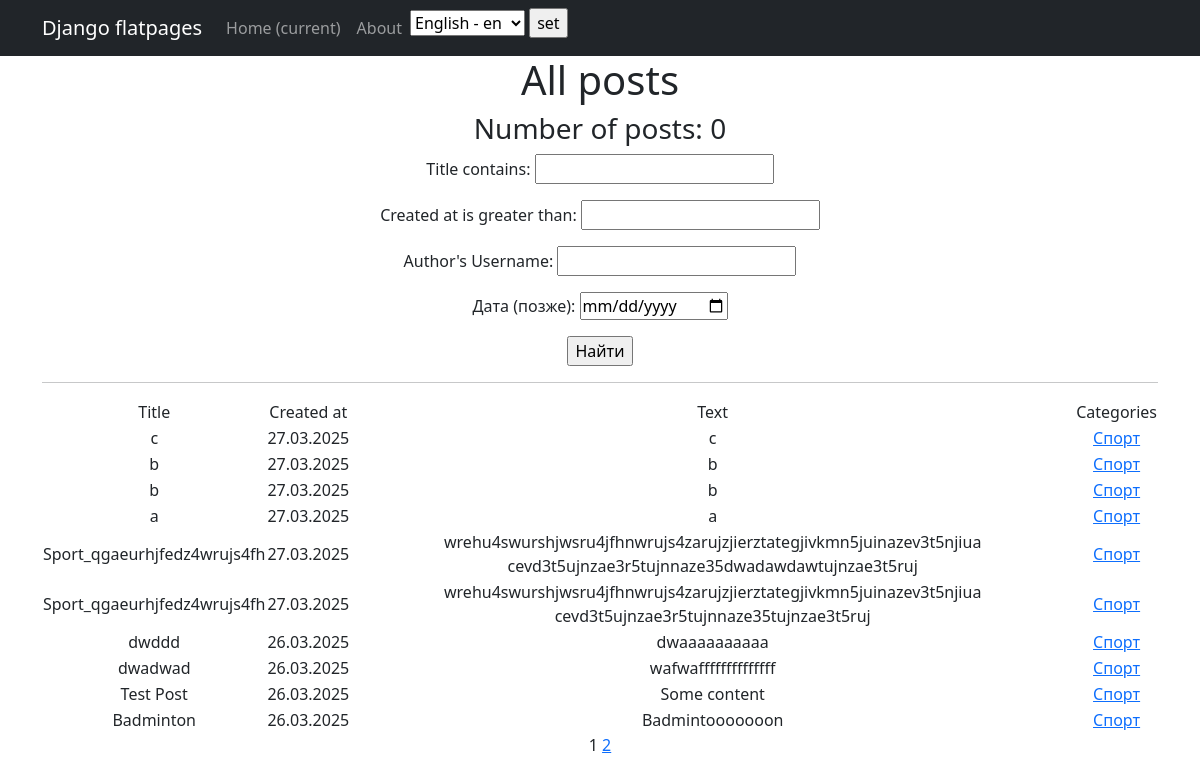
The page /news/categories/1/ (signed in) on the database as committed earlier.
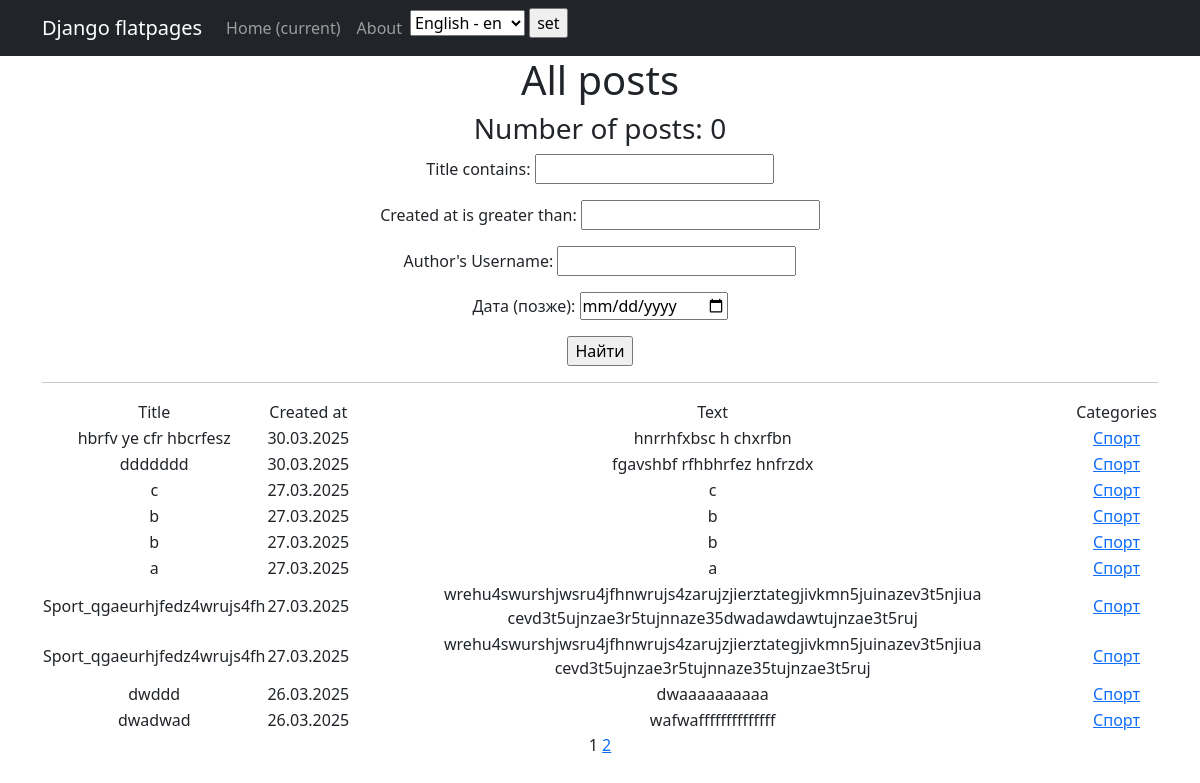
The same page on the database as committed later.
### news/models.py (models this page shows, shortened)
class Post(models.Model):
    ARTICLE = 'AR'
    NEWS = 'NW'
    POST_TYPES = [
        (ARTICLE, 'статья'),
        (NEWS, 'новость'),
    ]
    post_type = models.CharField(max_length=2, choices=POST_TYPES, default=ARTICLE)
    created_at = models.DateTimeField(auto_now_add=True)
    title = models.CharField(max_length=255)
    text = models.TextField()
    rating = models.IntegerField(default=0)
    author = models.ForeignKey(Author, on_delete=models.CASCADE, related_name="posts")
    categories = models.ManyToManyField(Category, through='PostCategory')

class Category(models.Model):
    name = models.CharField(max_length=255, unique=True)
    subscribers = models.ManyToManyField(User, related_name="categories", blank=True, null=True)
    def __str__(self):
        return self.name  # .title()

### news/views.py (the view)
# urls.py: path('categories/<int:pk>/', CategoryListView.as_view(), name='category_list'),
class CategoryListView(PostsList):
    model = Post
    template_name = 'news/category_list.html'
    context_object_name = 'category_news_list'
    def get_queryset(self):
        self.category = get_object_or_404(Category, id=self.kwargs['pk'])
        queryset = Post.objects.filter(categories=self.category).order_by('-created_at')
        return queryset
    def get_context_data(self, **kwargs):
        context = super().get_context_data(**kwargs)
        context['is_not_subscriber'] = self.request.user not in self.category.subscribers.all()
        context['category'] = self.category
        return context

### news/templatetags/custom_filters.py (called while the page is built)
@register.filter()
def censor(text):
    if not isinstance(text, str):
        return text
    def replace(match):
        word = match.group(0)
        return word[0] + '*' * (len(word) - 1)
    pattern = r'\b(' + '|'.join(re.escape(word) for word in PROFANITY) + r')\b'
    return re.sub(pattern, replace, text, flags=re.IGNORECASE)

### news/views.py (called while the page is built)
    def get_context_data(self, **kwargs):
        context = super().get_context_data(**kwargs)
        context['filterset'] = PostFilter(self.request.GET, queryset=self.get_queryset())
        context['is_not_author'] = not self.request.user.groups.filter(name='authors').exists()
        return context

### templates/news/category_list.html (shortened to what this page needs)
{% extends 'flatpages/default.html' %}
{% load custom_filters %}
{% load custom_tags %}
{% load i18n %}
{% block content %}
    <h1>{% trans 'Все новости' %}</h1>
    <h3>{% trans 'Кол-во новостей:' %}  {{ posts|length }}</h3>
    <form action="" method="get">
       {{ filterset.form.as_p }}
       <input type="submit" value="Найти" />
   </form>
    <hr>
    {% if category_news_list %}
        <table>
        <tr>
            <td>{% trans 'Заголовок' %}</td>
            <td>{% trans 'Дата создания' %}</td>
            <td>{% trans 'Текст' %}</td>
            <td>{% trans 'Категории' %}</td>
        </tr>
        {% for post in category_news_list %}
        <tr>
            <td>{{ post.title|censor }}</td>
            <td>{{ post.created_at|date:'d.m.Y' }}</td>
            <td>{{ post.text|truncatewords:20|censor }}</td>
            <td>
                {% for category in post.categories.all %}
                    <a href="{% url 'category_list' category.id %}">{{ category }}</a>
                {% endfor %}
            </td>
        </tr>
        {% endfor %}
        </table>
    {% else %}
        <h2>{% trans 'Новостей нет!' %}</h2>
    {% endif %}
    {{ page_obj.number }}
    {% if page_obj.has_next %}
        <a href="?page={{ page_obj.next_page_number }}">{{ page_obj.next_page_number }}</a>
    {% endif %}
{% endblock content %}

Rows that differ between the two databases and show on the page:
no longer on this page (row unchanged): Post: title|censor "Test Post", created_at "26.03.2025", text|censor "Some content", Category (name "Спорт")
no longer on this page (row unchanged): Post: title|censor "Badminton", created_at "26.03.2025", text|censor "Badmintooooooon", Category (name "Спорт")
added Post: title|censor "hbrfv ye cfr hbcrfesz", created_at "30.03.2025", text|censor "hnrrhfxbsc h chxrfbn", Category (name "Спорт")
added Post: title|censor "ddddddd", created_at "30.03.2025", text|censor "fgavshbf rfhbhrfez hnfrzdx", Category (name "Спорт")
